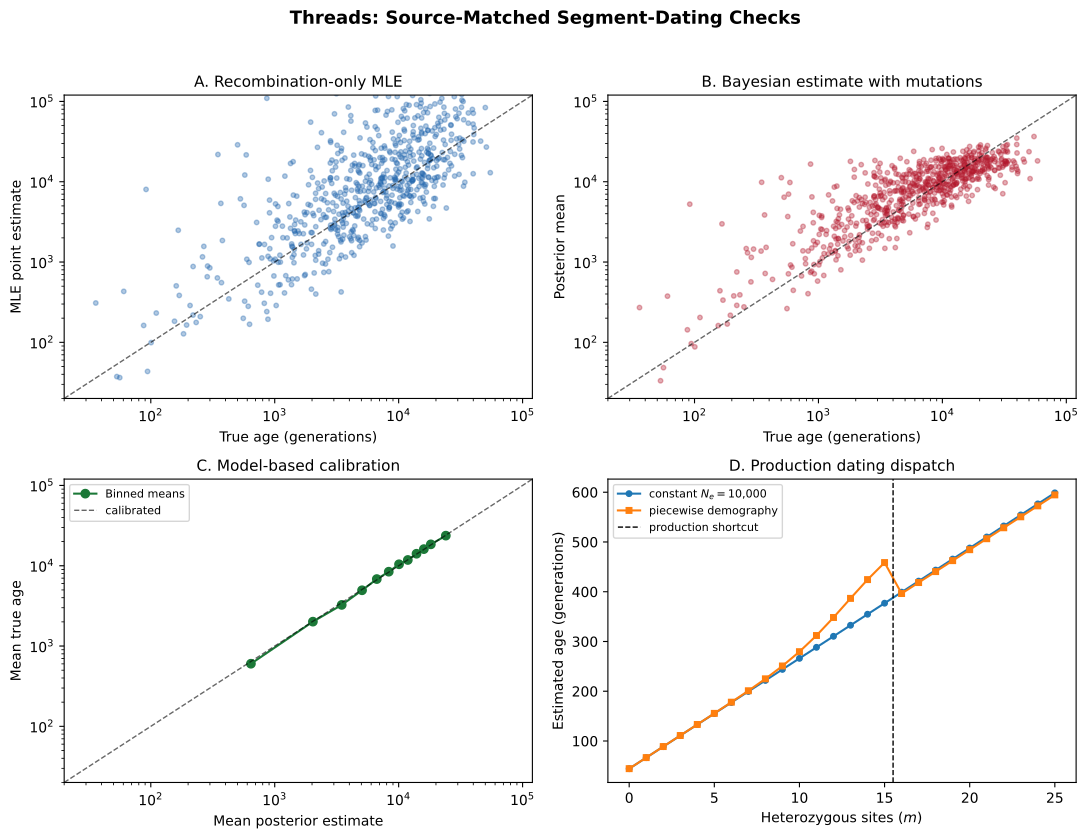

Recreate this plot in Python.
"""Source-matched diagnostics for the Threads segment-dating kernel.

This deliberately exercises the bounded dating model, not the complete
PBWT/Viterbi/ARG inference pipeline.
"""

import matplotlib.pyplot as plt
import numpy as np

from watchgen.mini_threads import (
    bayesian_full,
    mle_recombination_only,
    threads_date_segment,
)

plt.rcParams.update({
    "font.size": 10,
    "axes.titlesize": 11,
    "axes.labelsize": 10,
    "figure.dpi": 150,
    "font.family": "sans-serif",
})

rng = np.random.default_rng(2024)
n_segments = 4000
ne = 10_000.0
gamma = 1.0 / ne
mutation_rate = 1.25e-8
recombination_rate = 1.0e-8

# Draw exactly from the dating model: t ~ Exp(gamma), genetic length conditional
# on t ~ Exp(2t), and mutation count ~ Poisson(2*c*physical_length*t).
true_age = rng.exponential(1.0 / gamma, n_segments)
length_morgans = rng.exponential(1.0 / (2.0 * true_age))
length_bp = length_morgans / recombination_rate
rho = 2.0 * length_morgans
mu = 2.0 * mutation_rate * length_bp
mutations = rng.poisson(true_age * mu)

mle = np.array([mle_recombination_only(value) for value in rho])
bayes_full_estimates = np.array([
    bayesian_full(int(m), r, u, gamma)
    for m, r, u in zip(mutations, rho, mu)
])

fig, axes = plt.subplots(2, 2, figsize=(11, 8.5))
fig.suptitle(
    "Threads: Source-Matched Segment-Dating Checks",
    fontsize=13,
    fontweight="bold",
    y=0.98,
)

sample = rng.choice(n_segments, 700, replace=False)
limits = [20, 120_000]

ax = axes[0, 0]
ax.scatter(true_age[sample], mle[sample], s=11, alpha=0.35, color="#2166AC")
ax.plot(limits, limits, "k--", lw=1, alpha=0.6)
ax.set(xscale="log", yscale="log", xlim=limits, ylim=limits,
       xlabel="True age (generations)", ylabel="MLE point estimate",
       title="A. Recombination-only MLE")

ax = axes[0, 1]
ax.scatter(true_age[sample], bayes_full_estimates[sample], s=11, alpha=0.35,
           color="#B2182B")
ax.plot(limits, limits, "k--", lw=1, alpha=0.6)
ax.set(xscale="log", yscale="log", xlim=limits, ylim=limits,
       xlabel="True age (generations)", ylabel="Posterior mean",
       title="B. Bayesian estimate with mutations")

ax = axes[1, 0]
bins = np.unique(np.quantile(bayes_full_estimates, np.linspace(0, 1, 13)))
which = np.digitize(bayes_full_estimates, bins[1:-1])
estimated_means = []
true_means = []
for index in range(len(bins) - 1):
    mask = which == index
    estimated_means.append(np.mean(bayes_full_estimates[mask]))
    true_means.append(np.mean(true_age[mask]))
ax.plot(estimated_means, true_means, "o-", color="#1B7837", label="Binned means")
ax.plot(limits, limits, "k--", lw=1, alpha=0.6, label="calibrated")
ax.set(xscale="log", yscale="log", xlim=limits, ylim=limits,
       xlabel="Mean posterior estimate", ylabel="Mean true age",
       title="C. Model-based calibration")
ax.legend(fontsize=8)

ax = axes[1, 1]
m_values = np.arange(0, 26)
constant = [threads_date_segment(
    int(m), 1.0, 1_000_000, mutation_rate, [0.0], [10_000.0])
    for m in m_values]
expansion = [threads_date_segment(
    int(m), 1.0, 1_000_000, mutation_rate,
    [0.0, 500.0], [20_000.0, 2_000.0])
    for m in m_values]
ax.plot(m_values, constant, "o-", ms=4, label="constant $N_e=10{,}000$")
ax.plot(m_values, expansion, "s-", ms=4, label="piecewise demography")
ax.axvline(15.5, color="black", ls="--", lw=1, label="production shortcut")
ax.set(xlabel="Heterozygous sites ($m$)", ylabel="Estimated age (generations)",
       title="D. Production dating dispatch")
ax.legend(fontsize=8)

plt.tight_layout(rect=[0, 0, 1, 0.96])
plt.savefig("figures/fig_demo_threads.png", dpi=150, bbox_inches="tight")
plt.savefig("figures/fig_demo_threads.pdf", bbox_inches="tight")
print("Saved figures/fig_demo_threads.png")
